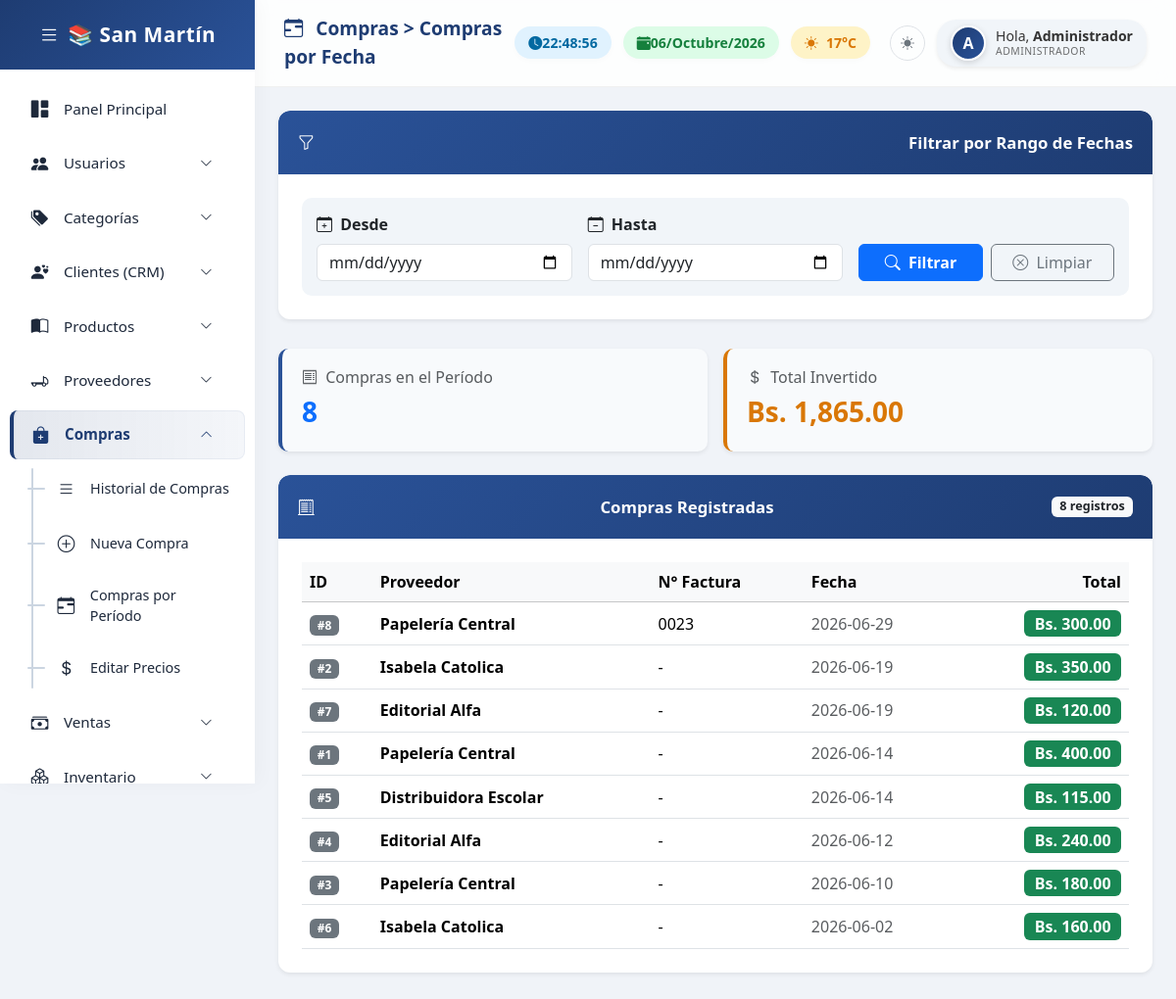
Screenshot of /compras/compras_periodo.php (signed in) with the database file from the repository.
### tables this page shows
CREATE TABLE `compras` (
  `id_compra` int(11) NOT NULL AUTO_INCREMENT,
  `proveedor_id` int(11) DEFAULT NULL,
  `nro_factura` varchar(50) DEFAULT NULL,
  `fecha` date DEFAULT NULL,
  `total` decimal(10,2) DEFAULT NULL,
  PRIMARY KEY (`id_compra`),
  KEY `proveedor_id` (`proveedor_id`),
  CONSTRAINT `compras_ibfk_1` FOREIGN KEY (`proveedor_id`) REFERENCES `proveedores` (`id_proveedor`)
);

CREATE TABLE `proveedores` (
  `id_proveedor` int(11) NOT NULL AUTO_INCREMENT,
  `nombre` varchar(150) DEFAULT NULL,
  `telefono` varchar(30) DEFAULT NULL,
  `direccion` varchar(255) DEFAULT NULL,
  `activo` tinyint(1) DEFAULT 1,
  PRIMARY KEY (`id_proveedor`)
);

### compras/compras_periodo.php (the view, shortened to what this page needs)
<?php
$where = "WHERE 1=1";
$fecha_desde = '';
$fecha_hasta = '';
$compras = mysqli_query($conexion, "SELECT c.*, p.nombre FROM compras c INNER JOIN proveedores p ON c.proveedor_id = p.id_proveedor $where ORDER BY c.fecha DESC");
mysqli_data_seek($compras, 0);
$resumen = mysqli_fetch_assoc(mysqli_query($conexion, "SELECT COUNT(*) AS total_compras, COALESCE(SUM(total),0) AS total_invertido FROM compras $where"));
?>
<!DOCTYPE html>
<html lang="es">
<head>
    <link href="https://cdn.jsdelivr.net/npm/bootstrap@5.3.3/dist/css/bootstrap.min.css" rel="stylesheet">
    <link rel="stylesheet" href="https://cdn.jsdelivr.net/npm/bootstrap-icons@1.11.3/font/bootstrap-icons.min.css">
<link rel="stylesheet" href="/includes/base.css">
</head>
<body>
<?php $base_path = '../'; include '../includes/sidebar.php'; ?>
<div class="main-content">
    <div class="topbar">
        <div class="topbar-title"><i class="bi bi-calendar-range me-2"></i> Compras > Compras por Fecha</div>
        <div class="topbar-widgets">
            <div class="widget-box widget-time"><i class="bi bi-clock-fill"></i> <span id="txt-reloj">00:00:00</span></div>
            <div class="widget-box widget-date"><i class="bi bi-calendar-event-fill"></i> <span id="txt-fecha">--/--/----</span></div>
            <div class="widget-box widget-weather"><i class="bi bi-sun-fill me-2"></i> <span>17°C</span></div>
            <div class="user-profile shadow-sm">
    <div class="profile-avatar-wrap"><?php if(!empty($_SESSION["imagen"])): ?><img src="../assets/uploads/usuarios/<?php echo $_SESSION["imagen"]; ?>" class="profile-avatar"><?php else: ?><div class="profile-avatar-inicial"><?php echo strtoupper(substr($_SESSION["nombre"],0,1)); ?></div><?php endif; ?></div>
    <div class="profile-info">
        <div class="profile-name">Hola, <strong><?php echo $_SESSION["nombre"]; ?></strong></div>
        <div class="profile-role"><?php echo $_SESSION["rol"]; ?></div>
    </div>
</div>
        </div>
    </div>
    <div class="container-fluid p-4">
        <div class="content-wrap">
            <div class="panel-custom shadow-sm">
                <div class="panel-custom-header">
                    <i class="bi bi-funnel me-2"></i> <span class="menu-text"> Filtrar por Rango de Fechas</span>
                </div>
                <div class="panel-custom-body p-4">
                    <form method="POST" class="filtro-fecha">
                        <div class="row g-3 align-items-end">
                            <div class="col-md-4">
                                <label class="form-label fw-semibold"><i class="bi bi-calendar-plus me-1"></i> Desde</label>
                                <input type="date" name="fecha_desde" class="form-control" value="<?php echo $fecha_desde; ?>">
                            </div>
                            <div class="col-md-4">
                                <label class="form-label fw-semibold"><i class="bi bi-calendar-minus me-1"></i> Hasta</label>
                                <input type="date" name="fecha_hasta" class="form-control" value="<?php echo $fecha_hasta; ?>">
                            </div>
                            <div class="col-md-4 d-flex gap-2">
                                <button type="submit" name="filtrar" class="btn btn-primary w-100 fw-bold"><i class="bi bi-search me-1"></i> Filtrar</button>
                                <a href="compras_periodo.php" class="btn btn-outline-secondary w-100"><i class="bi bi-x-circle me-1"></i> <span class="menu-text">Limpiar</span></a>
                            </div>
                        </div>
                    </form>
                </div>
            </div>
            <div class="row g-3 mb-4">
                <div class="col-md-6">
                    <div class="card-resumen shadow-sm h-100">
                        <h6 class="text-muted mb-1"><i class="bi bi-receipt me-1"></i> Compras en el Período</h6>
                        <span class="fs-3 fw-bold text-primary"><?php echo $resumen['total_compras']; ?></span>
                    </div>
                </div>
                <div class="col-md-6">
                    <div class="card-resumen shadow-sm h-100" style="border-left-color: #d97706;">
                        <h6 class="text-muted mb-1"><i class="bi bi-currency-dollar me-1"></i> Total Invertido</h6>
                        <span class="fs-3 fw-bold" style="color:#d97706;">Bs. <?php echo number_format($resumen['total_invertido'], 2); ?></span>
                    </div>
                </div>
            </div>
            <div class="panel-custom shadow-sm">
                <div class="panel-custom-header">
                    <i class="bi bi-receipt-cutoff me-2"></i> <span class="menu-text"> Compras Registradas</span>
                    <span class="badge bg-light text-dark"><?php echo mysqli_num_rows($compras); ?> registros</span>
                </div>
                <div class="panel-custom-body p-4">
                    <div class="table-responsive">
                        <table class="table table-hover align-middle mb-0">
                            <thead>
                                <tr class="table-light">
                                    <th>ID</th>
                                    <th>Proveedor</th>
                                    <th>N° Factura</th>
                                    <th>Fecha</th>
                                    <th class="text-end">Total</th>
                                </tr>
                            </thead>
                            <tbody>
                                <?php if(mysqli_num_rows($compras) > 0): ?>
                                    <?php while($fila = mysqli_fetch_assoc($compras)){ ?>
                                    <tr>
                                        <td><span class="badge bg-secondary">#<?php echo $fila['id_compra']; ?></span></td>
                                        <td><strong><?php echo htmlspecialchars($fila['nombre']); ?></strong></td>
                                        <td><?php echo htmlspecialchars($fila['nro_factura'] ?? '-'); ?></td>
                                        <td><span class="text-muted"><?php echo $fila['fecha']; ?></span></td>
                                        <td class="text-end"><span class="badge bg-success fs-6">Bs. <?php echo number_format($fila['total'], 2); ?></span></td>
                                    </tr>
                                    <?php } ?>
                                <?php else: ?>
                                    <tr><td colspan="5" class="text-center text-muted py-3">No hay compras en el período seleccionado.</td></tr>
                                <?php endif; ?>
                            </tbody>
                        </table>
                    </div>
                </div>
            </div>
        </div>
    </div>
</div>
</body>
</html>

### includes/base.css (style rules this page uses)
:root { --body-bg:#f0f3f8;--sidebar-bg:#fff;--sidebar-text:#1e293b;--sidebar-hover-bg:#e2e8f0;--sidebar-accent:#1e3c72;--sidebar-active-bg:linear-gradient(90deg,rgba(30,60,114,0.12),rgba(42,82,152,0.05));--sidebar-brand-bg:linear-gradient(135deg,#1e3c72,#2a5298);--topbar-bg:rgba(255,255,255,0.85);--panel-bg:#fff;--panel-header-bg:linear-gradient(135deg,#2a5298,#1e3c72);--profile-bg:#f1f5f9;--profile-text:#333;--sub-item-active-bg:#eef2ff;--scrollbar-thumb:rgba(0,0,0,0.12);--scrollbar-thumb-hover:rgba(0,0,0,0.25);--collapse-line:#cbd5e1;--collapse-dash:#94a3b8;--border-color:rgba(0,0,0,0.05);--form-bg:#fff;--form-text:#1e293b;--form-border:#d1d5db;--form-focus-border:#60a5fa;--input-group-bg:#f1f5f9;--card-bg:#fff; }
body { background:var(--body-bg);font-family:'Segoe UI',sans-serif;margin:0;overflow-x:hidden; }
.main-content { margin-left:260px;min-height:100vh;transition:all 0.3s ease; }
.topbar { background:var(--topbar-bg);backdrop-filter:blur(10px);-webkit-backdrop-filter:blur(10px);padding:15px 30px;display:flex;justify-content:space-between;align-items:center;border-bottom:1px solid var(--border-color);position:sticky;top:0;z-index:999; }
.topbar-title { font-size:1.2rem;font-weight:600;color:var(--sidebar-accent); }
.topbar-widgets { display:flex;align-items:center;gap:12px; }
.widget-box { padding:6px 14px;border-radius:20px;font-size:0.88rem;font-weight:600;display:flex;align-items:center;box-shadow:0 2px 6px rgba(0,0,0,0.02); }
.widget-time { background:#e0f2fe;color:#0369a1; }
.widget-date { background:#dcfce7;color:#15803d; }
.widget-weather { background:#fef3c7;color:#d97706; }
.user-profile { display:flex;align-items:center;background:var(--profile-bg);padding:6px 14px;border-radius:20px;font-size:0.9rem;color:var(--profile-text); }
.profile-avatar-wrap { flex-shrink:0;margin-right:10px;display:flex;align-items:center; }
.profile-avatar-inicial { width:36px;height:36px;border-radius:50%;background:linear-gradient(135deg,#1e3c72,#2a5298);color:#fff;display:flex;align-items:center;justify-content:center;font-weight:700;font-size:1rem;border:2px solid #fff;box-shadow:0 2px 6px rgba(0,0,0,0.15); }
.profile-info { display:flex;flex-direction:column;line-height:1.2; }
.profile-name { font-size:0.88rem;white-space:nowrap; }
.profile-role { font-size:0.65rem;text-transform:uppercase;letter-spacing:0.5px;opacity:0.7;white-space:nowrap; }
.panel-custom { border:none;border-radius:12px;background:var(--panel-bg);box-shadow:0 4px 15px rgba(0,0,0,0.02);margin-bottom:30px;animation:fadeInUp 0.5s ease-in-out;overflow:hidden; }
.panel-custom-header { padding:20px;font-size:1.05rem;font-weight:600;color:#fff;border-radius:12px 12px 0 0;background:var(--panel-header-bg); }
.panel-custom-body { padding:20px; }
.content-wrap { max-width:none !important; }

### rows the page displays
compras: id_compra "8", proveedor.nombre "Papelería Central", nro_factura "0023", fecha "2026-06-29", total "300.00"
compras: id_compra "2", proveedor.nombre "Isabela Catolica", nro_factura "-", fecha "2026-06-19", total "350.00"
compras: id_compra "7", proveedor.nombre "Editorial Alfa", nro_factura "-", fecha "2026-06-19", total "120.00"
compras: id_compra "1", proveedor.nombre "Papelería Central", nro_factura "-", fecha "2026-06-14", total "400.00"
compras: id_compra "5", proveedor.nombre "Distribuidora Escolar", nro_factura "-", fecha "2026-06-14", total "115.00"
compras: id_compra "4", proveedor.nombre "Editorial Alfa", nro_factura "-", fecha "2026-06-12", total "240.00"
compras: id_compra "3", proveedor.nombre "Papelería Central", nro_factura "-", fecha "2026-06-10", total "180.00"
compras: id_compra "6", proveedor.nombre "Isabela Catolica", nro_factura "-", fecha "2026-06-02", total "160.00"

### other values shown
substr($_SESSION["nombre"],0,1) "A"
$_SESSION["nombre"] "Administrador"
$_SESSION["rol"] "ADMINISTRADOR"
$resumen['total_compras'] "8"
$resumen['total_invertido'] "1,865.00"
mysqli_num_rows($compras) "8"
